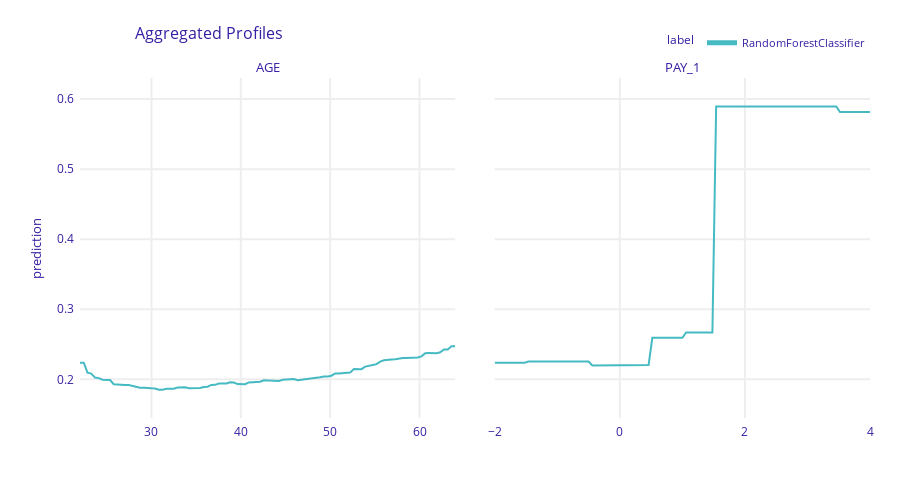

Notebook code for this chart:
### Code cell
explainer.model_profile(type='accumulated').plot(variables=['AGE', 'PAY_1'])

### Figure 1 — Plotly figure (JSON) as saved in the notebook; plotly's stock layout.template omitted (floating-point values rounded to 4 significant figures; data arrays with more than 128 entries replaced by an {"elided": "..."} marker saying what was removed)
{"data": [{"customdata": {"elided": "101x3 mixed values"}, "hovertemplate": "<b>%{hovertext}</b><br><br>prediction=%{y:.3f}<br>mean_prediction=%{customdata[0]:.3f}<extra></extra>", "hovertext": ["RandomForestClassifier", "RandomForestClassifier", "RandomForestClassifier", "RandomForestClassifier", "RandomForestClassifier", "RandomForestClassifier", "RandomForestClassifier", "RandomForestClassifier", "RandomForestClassifier", "RandomForestClassifier", "RandomForestClassifier", "RandomForestClassifier", "RandomForestClassifier", "RandomForestClassifier", "RandomForestClassifier", "RandomForestClassifier", "RandomForestClassifier", "RandomForestClassifier", "RandomForestClassifier", "RandomForestClassifier", "RandomForestClassifier", "RandomForestClassifier", "RandomForestClassifier", "RandomForestClassifier", "RandomForestClassifier", "RandomForestClassifier", "RandomForestClassifier", "RandomForestClassifier", "RandomForestClassifier", "RandomForestClassifier", "RandomForestClassifier", "RandomForestClassifier", "RandomForestClassifier", "RandomForestClassifier", "RandomForestClassifier", "RandomForestClassifier", "RandomForestClassifier", "RandomForestClassifier", "RandomForestClassifier", "RandomForestClassifier", "RandomForestClassifier", "RandomForestClassifier", "RandomForestClassifier", "RandomForestClassifier", "RandomForestClassifier", "RandomForestClassifier", "RandomForestClassifier", "RandomForestClassifier", "RandomForestClassifier", "RandomForestClassifier", "RandomForestClassifier", "RandomForestClassifier", "RandomForestClassifier", "RandomForestClassifier", "RandomForestClassifier", "RandomForestClassifier", "RandomForestClassifier", "RandomForestClassifier", "RandomForestClassifier", "RandomForestClassifier", "RandomForestClassifier", "RandomForestClassifier", "RandomForestClassifier", "RandomForestClassifier", "RandomForestClassifier", "RandomForestClassifier", "RandomForestClassifier", "RandomForestClassifier", "RandomForestClassifier", "RandomForestClassifier", "RandomForestClassifier", "RandomForestClassifier", "RandomForestClassifier", "RandomForestClassifier", "RandomForestClassifier", "RandomForestClassifier", "RandomForestClassifier", "RandomForestClassifier", "RandomForestClassifier", "RandomForestClassifier", "RandomForestClassifier", "RandomForestClassifier", "RandomForestClassifier", "RandomForestClassifier", "RandomForestClassifier", "RandomForestClassifier", "RandomForestClassifier", "RandomForestClassifier", "RandomForestClassifier", "RandomForestClassifier", "RandomForestClassifier", "RandomForestClassifier", "RandomForestClassifier", "RandomForestClassifier", "RandomForestClassifier", "RandomForestClassifier", "RandomForestClassifier", "RandomForestClassifier", "RandomForestClassifier", "RandomForestClassifier", "RandomForestClassifier"], "legendgroup": "RandomForestClassifier", "line": {"color": "#46bac2", "dash": "solid", "width": 2}, "mode": "lines", "name": "RandomForestClassifier", "opacity": 1, "orientation": "v", "showlegend": true, "type": "scatter", "x": [22, 22.42, 22.84, 23.26, 23.68, 24.1, 24.52, 24.94, 25.36, 25.78, 26.2, 26.62, 27.04, 27.46, 27.88, 28.3, 28.72, 29.14, 29.56, 29.98, 30.4, 30.82, 31.24, 31.66, 32.08, 32.5, 32.92, 33.34, 33.76, 34.18, 34.6, 35.02, 35.44, 35.86, 36.28, 36.7, 37.12, 37.54, 37.96, 38.38, 38.8, 39.22, 39.64, 40.06, 40.48, 40.9, 41.32, 41.74, 42.16, 42.58, 43, 43.42, 43.84, 44.26, 44.68, 45.1, 45.52, 45.94, 46.36, 46.78, 47.2, 47.62, 48.04, 48.46, 48.88, 49.3, 49.72, 50.14, 50.56, 50.98, 51.4, 51.82, 52.24, 52.66, 53.08, 53.5, 53.92, 54.34, 54.76, 55.18, 55.6, 56.02, 56.44, 56.86, 57.28, 57.7, 58.12, 58.54, 58.96, 59.38, 59.8, 60.22, 60.64, 61.06, 61.48, 61.9, 62.32, 62.74, 63.16, 63.58, 64], "xaxis": "x", "y": [0.2237, 0.2238, 0.2095, 0.2082, 0.2025, 0.2017, 0.1994, 0.1994, 0.1989, 0.193, 0.1925, 0.1917, 0.1917, 0.1917, 0.1906, 0.1901, 0.188, 0.188, 0.1872, 0.1872, 0.187, 0.1852, 0.1853, 0.1866, 0.1865, 0.1865, 0.1883, 0.1882, 0.1887, 0.1874, 0.1875, 0.1877, 0.1877, 0.189, 0.1894, 0.192, 0.1921, 0.194, 0.194, 0.1941, 0.1957, 0.1954, 0.1932, 0.193, 0.193, 0.1955, 0.1959, 0.1964, 0.1965, 0.1987, 0.1987, 0.1983, 0.1977, 0.1978, 0.1993, 0.1996, 0.2004, 0.2004, 0.1986, 0.1993, 0.1998, 0.2003, 0.2015, 0.2015, 0.203, 0.204, 0.2041, 0.2052, 0.2085, 0.2085, 0.2088, 0.2092, 0.2099, 0.2146, 0.2145, 0.2145, 0.2182, 0.219, 0.2205, 0.2217, 0.2253, 0.2271, 0.2271, 0.2282, 0.2287, 0.2298, 0.2304, 0.2303, 0.2303, 0.2301, 0.2311, 0.2328, 0.2374, 0.2374, 0.2374, 0.2374, 0.2386, 0.2425, 0.2427, 0.2471, 0.2471], "yaxis": "y"}, {"customdata": {"elided": "101x3 mixed values"}, "hovertemplate": "<b>%{hovertext}</b><br><br>prediction=%{y:.3f}<br>mean_prediction=%{customdata[0]:.3f}<extra></extra>", "hovertext": ["RandomForestClassifier", "RandomForestClassifier", "RandomForestClassifier", "RandomForestClassifier", "RandomForestClassifier", "RandomForestClassifier", "RandomForestClassifier", "RandomForestClassifier", "RandomForestClassifier", "RandomForestClassifier", "RandomForestClassifier", "RandomForestClassifier", "RandomForestClassifier", "RandomForestClassifier", "RandomForestClassifier", "RandomForestClassifier", "RandomForestClassifier", "RandomForestClassifier", "RandomForestClassifier", "RandomForestClassifier", "RandomForestClassifier", "RandomForestClassifier", "RandomForestClassifier", "RandomForestClassifier", "RandomForestClassifier", "RandomForestClassifier", "RandomForestClassifier", "RandomForestClassifier", "RandomForestClassifier", "RandomForestClassifier", "RandomForestClassifier", "RandomForestClassifier", "RandomForestClassifier", "RandomForestClassifier", "RandomForestClassifier", "RandomForestClassifier", "RandomForestClassifier", "RandomForestClassifier", "RandomForestClassifier", "RandomForestClassifier", "RandomForestClassifier", "RandomForestClassifier", "RandomForestClassifier", "RandomForestClassifier", "RandomForestClassifier", "RandomForestClassifier", "RandomForestClassifier", "RandomForestClassifier", "RandomForestClassifier", "RandomForestClassifier", "RandomForestClassifier", "RandomForestClassifier", "RandomForestClassifier", "RandomForestClassifier", "RandomForestClassifier", "RandomForestClassifier", "RandomForestClassifier", "RandomForestClassifier", "RandomForestClassifier", "RandomForestClassifier", "RandomForestClassifier", "RandomForestClassifier", "RandomForestClassifier", "RandomForestClassifier", "RandomForestClassifier", "RandomForestClassifier", "RandomForestClassifier", "RandomForestClassifier", "RandomForestClassifier", "RandomForestClassifier", "RandomForestClassifier", "RandomForestClassifier", "RandomForestClassifier", "RandomForestClassifier", "RandomForestClassifier", "RandomForestClassifier", "RandomForestClassifier", "RandomForestClassifier", "RandomForestClassifier", "RandomForestClassifier", "RandomForestClassifier", "RandomForestClassifier", "RandomForestClassifier", "RandomForestClassifier", "RandomForestClassifier", "RandomForestClassifier", "RandomForestClassifier", "RandomForestClassifier", "RandomForestClassifier", "RandomForestClassifier", "RandomForestClassifier", "RandomForestClassifier", "RandomForestClassifier", "RandomForestClassifier", "RandomForestClassifier", "RandomForestClassifier", "RandomForestClassifier", "RandomForestClassifier", "RandomForestClassifier", "RandomForestClassifier", "RandomForestClassifier"], "legendgroup": "RandomForestClassifier", "line": {"color": "#46bac2", "dash": "solid", "width": 2}, "mode": "lines", "name": "RandomForestClassifier", "opacity": 1, "orientation": "v", "showlegend": false, "type": "scatter", "x": [-2, -1.94, -1.88, -1.82, -1.76, -1.7, -1.64, -1.58, -1.52, -1.46, -1.4, -1.34, -1.28, -1.22, -1.16, -1.1, -1.04, -0.98, -0.92, -0.86, -0.8, -0.74, -0.68, -0.62, -0.56, -0.5, -0.44, -0.38, -0.32, -0.26, -0.2, -0.14, -0.08, -0.02, 0.04, 0.1, 0.16, 0.22, 0.28, 0.34, 0.4, 0.46, 0.52, 0.58, 0.64, 0.7, 0.76, 0.82, 0.88, 0.94, 1, 1.06, 1.12, 1.18, 1.24, 1.3, 1.36, 1.42, 1.48, 1.54, 1.6, 1.66, 1.72, 1.78, 1.84, 1.9, 1.96, 2.02, 2.08, 2.14, 2.2, 2.26, 2.32, 2.38, 2.44, 2.5, 2.56, 2.62, 2.68, 2.74, 2.8, 2.86, 2.92, 2.98, 3.04, 3.1, 3.16, 3.22, 3.28, 3.34, 3.4, 3.46, 3.52, 3.58, 3.64, 3.7, 3.76, 3.82, 3.88, 3.94, 4], "xaxis": "x2", "y": [0.2237, 0.2237, 0.2237, 0.2237, 0.2237, 0.2237, 0.2237, 0.2237, 0.2237, 0.2254, 0.2254, 0.2254, 0.2254, 0.2254, 0.2254, 0.2254, 0.2254, 0.2255, 0.2255, 0.2255, 0.2255, 0.2255, 0.2255, 0.2255, 0.2255, 0.2255, 0.2197, 0.2197, 0.2197, 0.2197, 0.2197, 0.2197, 0.2197, 0.2197, 0.2205, 0.2205, 0.2205, 0.2205, 0.2205, 0.2205, 0.2205, 0.2205, 0.2593, 0.2593, 0.2593, 0.2593, 0.2593, 0.2593, 0.2593, 0.2593, 0.2593, 0.267, 0.267, 0.267, 0.267, 0.267, 0.267, 0.267, 0.267, 0.5895, 0.5895, 0.5895, 0.5895, 0.5895, 0.5895, 0.5895, 0.5895, 0.5896, 0.5896, 0.5896, 0.5896, 0.5896, 0.5896, 0.5896, 0.5896, 0.5896, 0.5897, 0.5897, 0.5897, 0.5897, 0.5897, 0.5897, 0.5897, 0.5897, 0.5895, 0.5895, 0.5895, 0.5895, 0.5895, 0.5895, 0.5895, 0.5895, 0.5816, 0.5816, 0.5816, 0.5816, 0.5816, 0.5816, 0.5816, 0.5816, 0.5816], "yaxis": "y2"}], "layout": {"annotations": [{"font": {"size": 13}, "showarrow": false, "text": "AGE", "x": 0.2375, "xanchor": "center", "xref": "paper", "y": 1, "yanchor": "bottom", "yref": "paper"}, {"font": {"size": 13}, "showarrow": false, "text": "PAY_1", "x": 0.7625, "xanchor": "center", "xref": "paper", "y": 1, "yanchor": "bottom", "yref": "paper"}, {"font": {"size": 13}, "showarrow": false, "text": "prediction", "textangle": -90, "x": -0.07, "xref": "paper", "y": 0.5, "yref": "paper"}], "font": {"color": "#371ea3"}, "height": 489, "hovermode": "x unified", "legend": {"font": {"size": 11}, "itemsizing": "constant", "orientation": "h", "title": {"font": {"size": 12}, "text": "label"}, "tracegroupgap": 0, "x": 1, "xanchor": "right", "y": 1.061, "yanchor": "bottom"}, "margin": {"b": 71, "r": 30, "t": 78}, "title": {"font": {"size": 16}, "text": "Aggregated Profiles", "x": 0.15}, "xaxis": {"anchor": "y", "automargin": true, "domain": [0, 0.475], "fixedrange": true, "gridwidth": 2, "showticklabels": true, "tickcolor": "white", "ticklen": 3, "ticks": "outside", "title": {"text": ""}, "type": "linear", "zeroline": false}, "xaxis2": {"anchor": "y2", "automargin": true, "domain": [0.525, 1], "fixedrange": true, "gridwidth": 2, "showticklabels": true, "tickcolor": "white", "ticklen": 3, "ticks": "outside", "title": {"text": ""}, "type": "linear", "zeroline": false}, "yaxis": {"anchor": "x", "automargin": true, "domain": [0, 1], "fixedrange": true, "gridwidth": 2, "range": [0.1448, 0.6301], "tickcolor": "white", "ticklen": 3, "ticks": "outside", "title": {"text": ""}, "type": "linear", "zeroline": false}, "yaxis2": {"anchor": "x2", "automargin": true, "domain": [0, 1], "fixedrange": true, "gridwidth": 2, "matches": "y", "range": [0.1448, 0.6301], "showticklabels": false, "tickcolor": "white", "ticklen": 3, "ticks": "outside", "title": {"text": ""}, "type": "linear", "zeroline": false}}}
